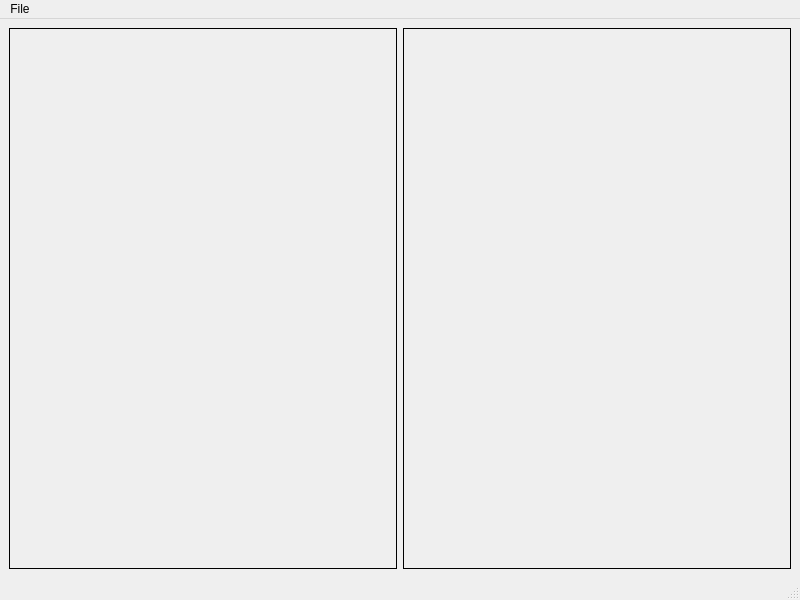
<?xml version="1.0" encoding="UTF-8"?>
<ui version="4.0">
 <class>MainWindow</class>
 <widget class="QMainWindow" name="MainWindow">
  <property name="geometry">
   <rect>
    <x>0</x>
    <y>0</y>
    <width>800</width>
    <height>600</height>
   </rect>
  </property>
  <property name="windowTitle">
   <string>MainWindow</string>
  </property>
  <widget class="QWidget" name="centralwidget">
   <layout class="QHBoxLayout" name="horizontalLayout_2">
    <item>
     <layout class="QHBoxLayout" name="horizontalLayout" stretch="1,1">
      <item>
       <widget class="QLabel" name="left_image">
        <property name="sizePolicy">
         <sizepolicy hsizetype="Expanding" vsizetype="Expanding">
          <horstretch>0</horstretch>
          <verstretch>0</verstretch>
         </sizepolicy>
        </property>
        <property name="minimumSize">
         <size>
          <width>1</width>
          <height>1</height>
         </size>
        </property>
        <property name="frameShape">
         <enum>QFrame::Shape::Panel</enum>
        </property>
        <property name="frameShadow">
         <enum>QFrame::Shadow::Plain</enum>
        </property>
        <property name="text">
         <string/>
        </property>
        <property name="scaledContents">
         <bool>true</bool>
        </property>
       </widget>
      </item>
      <item>
       <widget class="QLabel" name="right_image">
        <property name="sizePolicy">
         <sizepolicy hsizetype="Expanding" vsizetype="Expanding">
          <horstretch>0</horstretch>
          <verstretch>0</verstretch>
         </sizepolicy>
        </property>
        <property name="minimumSize">
         <size>
          <width>1</width>
          <height>1</height>
         </size>
        </property>
        <property name="frameShape">
         <enum>QFrame::Shape::Panel</enum>
        </property>
        <property name="text">
         <string/>
        </property>
        <property name="scaledContents">
         <bool>true</bool>
        </property>
       </widget>
      </item>
     </layout>
    </item>
   </layout>
  </widget>
  <widget class="QMenuBar" name="menubar">
   <property name="geometry">
    <rect>
     <x>0</x>
     <y>0</y>
     <width>800</width>
     <height>30</height>
    </rect>
   </property>
   <widget class="QMenu" name="menuFile">
    <property name="title">
     <string>File</string>
    </property>
    <addaction name="separator"/>
    <addaction name="actionOpen"/>
    <addaction name="actionSave"/>
   </widget>
   <addaction name="menuFile"/>
  </widget>
  <widget class="QStatusBar" name="statusbar"/>
  <action name="actionOpen">
   <property name="text">
    <string>Open</string>
   </property>
  </action>
  <action name="actionSave">
   <property name="text">
    <string>Save</string>
   </property>
  </action>
 </widget>
 <resources/>
 <connections/>
</ui>
